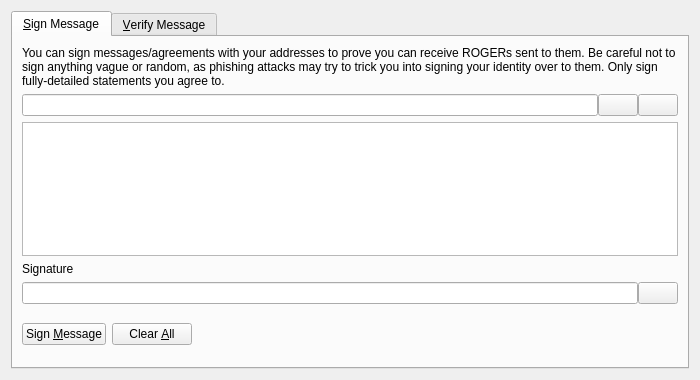
<?xml version="1.0" encoding="UTF-8"?>
<ui version="4.0">
 <class>SignVerifyMessageDialog</class>
 <widget class="QDialog" name="SignVerifyMessageDialog">
  <property name="geometry">
   <rect>
    <x>0</x>
    <y>0</y>
    <width>700</width>
    <height>380</height>
   </rect>
  </property>
  <property name="windowTitle">
   <string>Signatures - Sign / Verify a Message</string>
  </property>
  <property name="modal">
   <bool>true</bool>
  </property>
  <layout class="QVBoxLayout" name="verticalLayout">
   <item>
    <widget class="QTabWidget" name="tabWidget">
     <property name="currentIndex">
      <number>0</number>
     </property>
     <widget class="QWidget" name="tabSignMessage">
      <attribute name="title">
       <string>&amp;Sign Message</string>
      </attribute>
      <layout class="QVBoxLayout" name="verticalLayout_SM">
       <item>
        <widget class="QLabel" name="infoLabel_SM">
         <property name="text">
          <string>You can sign messages/agreements with your addresses to prove you can receive ROGERs sent to them. Be careful not to sign anything vague or random, as phishing attacks may try to trick you into signing your identity over to them. Only sign fully-detailed statements you agree to.</string>
         </property>
         <property name="textFormat">
          <enum>Qt::PlainText</enum>
         </property>
         <property name="wordWrap">
          <bool>true</bool>
         </property>
        </widget>
       </item>
       <item>
        <layout class="QHBoxLayout" name="horizontalLayout_1_SM">
         <property name="spacing">
          <number>0</number>
         </property>
         <item>
          <widget class="QValidatedLineEdit" name="addressIn_SM">
           <property name="toolTip">
            <string>The ROGER address to sign the message with</string>
           </property>
          </widget>
         </item>
         <item>
          <widget class="QPushButton" name="addressBookButton_SM">
           <property name="toolTip">
            <string>Choose previously used address</string>
           </property>
           <property name="text">
            <string/>
           </property>
           <property name="icon">
            <iconset resource="../bitcoin.qrc">
             <normaloff>:/icons/address-book</normaloff>:/icons/address-book</iconset>
           </property>
           <property name="shortcut">
            <string>Alt+A</string>
           </property>
           <property name="autoDefault">
            <bool>false</bool>
           </property>
          </widget>
         </item>
         <item>
          <widget class="QPushButton" name="pasteButton_SM">
           <property name="toolTip">
            <string>Paste address from clipboard</string>
           </property>
           <property name="text">
            <string/>
           </property>
           <property name="icon">
            <iconset resource="../bitcoin.qrc">
             <normaloff>:/icons/editpaste</normaloff>:/icons/editpaste</iconset>
           </property>
           <property name="shortcut">
            <string>Alt+P</string>
           </property>
           <property name="autoDefault">
            <bool>false</bool>
           </property>
          </widget>
         </item>
        </layout>
       </item>
       <item>
        <widget class="QPlainTextEdit" name="messageIn_SM">
         <property name="toolTip">
          <string>Enter the message you want to sign here</string>
         </property>
        </widget>
       </item>
       <item>
        <widget class="QLabel" name="signatureLabel_SM">
         <property name="text">
          <string>Signature</string>
         </property>
         <property name="textFormat">
          <enum>Qt::PlainText</enum>
         </property>
        </widget>
       </item>
       <item>
        <layout class="QHBoxLayout" name="horizontalLayout_2_SM">
         <property name="spacing">
          <number>0</number>
         </property>
         <item>
          <widget class="QLineEdit" name="signatureOut_SM">
           <property name="font">
            <font>
             <italic>true</italic>
            </font>
           </property>
           <property name="readOnly">
            <bool>true</bool>
           </property>
          </widget>
         </item>
         <item>
          <widget class="QPushButton" name="copySignatureButton_SM">
           <property name="toolTip">
            <string>Copy the current signature to the system clipboard</string>
           </property>
           <property name="text">
            <string/>
           </property>
           <property name="icon">
            <iconset resource="../bitcoin.qrc">
             <normaloff>:/icons/editcopy</normaloff>:/icons/editcopy</iconset>
           </property>
           <property name="autoDefault">
            <bool>false</bool>
           </property>
          </widget>
         </item>
        </layout>
       </item>
       <item>
        <layout class="QHBoxLayout" name="horizontalLayout_3_SM">
         <item>
          <widget class="QPushButton" name="signMessageButton_SM">
           <property name="toolTip">
            <string>Sign the message to prove you own this ROGER address</string>
           </property>
           <property name="text">
            <string>Sign &amp;Message</string>
           </property>
           <property name="icon">
            <iconset resource="../bitcoin.qrc">
             <normaloff>:/icons/edit</normaloff>:/icons/edit</iconset>
           </property>
           <property name="autoDefault">
            <bool>false</bool>
           </property>
          </widget>
         </item>
         <item>
          <widget class="QPushButton" name="clearButton_SM">
           <property name="toolTip">
            <string>Reset all sign message fields</string>
           </property>
           <property name="text">
            <string>Clear &amp;All</string>
           </property>
           <property name="icon">
            <iconset resource="../bitcoin.qrc">
             <normaloff>:/icons/remove</normaloff>:/icons/remove</iconset>
           </property>
           <property name="autoDefault">
            <bool>false</bool>
           </property>
          </widget>
         </item>
         <item>
          <spacer name="horizontalSpacer_1_SM">
           <property name="orientation">
            <enum>Qt::Horizontal</enum>
           </property>
           <property name="sizeHint" stdset="0">
            <size>
             <width>40</width>
             <height>48</height>
            </size>
           </property>
          </spacer>
         </item>
         <item>
          <widget class="QLabel" name="statusLabel_SM">
           <property name="font">
            <font>
             <weight>75</weight>
             <bold>true</bold>
            </font>
           </property>
           <property name="text">
            <string/>
           </property>
           <property name="wordWrap">
            <bool>true</bool>
           </property>
          </widget>
         </item>
         <item>
          <spacer name="horizontalSpacer_2_SM">
           <property name="orientation">
            <enum>Qt::Horizontal</enum>
           </property>
           <property name="sizeHint" stdset="0">
            <size>
             <width>40</width>
             <height>48</height>
            </size>
           </property>
          </spacer>
         </item>
        </layout>
       </item>
      </layout>
     </widget>
     <widget class="QWidget" name="tabVerifyMessage">
      <attribute name="title">
       <string>&amp;Verify Message</string>
      </attribute>
      <layout class="QVBoxLayout" name="verticalLayout_VM">
       <item>
        <widget class="QLabel" name="infoLabel_VM">
         <property name="text">
          <string>Enter the receiver's address, message (ensure you copy line breaks, spaces, tabs, etc. exactly) and signature below to verify the message. Be careful not to read more into the signature than what is in the signed message itself, to avoid being tricked by a man-in-the-middle attack. Note that this only proves the signing party receives with the address, it cannot prove sendership of any transaction!</string>
         </property>
         <property name="textFormat">
          <enum>Qt::PlainText</enum>
         </property>
         <property name="alignment">
          <set>Qt::AlignLeading|Qt::AlignLeft|Qt::AlignTop</set>
         </property>
         <property name="wordWrap">
          <bool>true</bool>
         </property>
        </widget>
       </item>
       <item>
        <layout class="QHBoxLayout" name="horizontalLayout_1_VM">
         <property name="spacing">
          <number>0</number>
         </property>
         <item>
          <widget class="QValidatedLineEdit" name="addressIn_VM">
           <property name="toolTip">
            <string>The ROGER address the message was signed with</string>
           </property>
          </widget>
         </item>
         <item>
          <widget class="QPushButton" name="addressBookButton_VM">
           <property name="toolTip">
            <string>Choose previously used address</string>
           </property>
           <property name="text">
            <string/>
           </property>
           <property name="icon">
            <iconset resource="../bitcoin.qrc">
             <normaloff>:/icons/address-book</normaloff>:/icons/address-book</iconset>
           </property>
           <property name="shortcut">
            <string>Alt+A</string>
           </property>
           <property name="autoDefault">
            <bool>false</bool>
           </property>
          </widget>
         </item>
        </layout>
       </item>
       <item>
        <widget class="QPlainTextEdit" name="messageIn_VM"/>
       </item>
       <item>
        <widget class="QValidatedLineEdit" name="signatureIn_VM"/>
       </item>
       <item>
        <layout class="QHBoxLayout" name="horizontalLayout_2_VM">
         <item>
          <widget class="QPushButton" name="verifyMessageButton_VM">
           <property name="toolTip">
            <string>Verify the message to ensure it was signed with the specified ROGER address</string>
           </property>
           <property name="text">
            <string>Verify &amp;Message</string>
           </property>
           <property name="icon">
            <iconset resource="../bitcoin.qrc">
             <normaloff>:/icons/transaction_0</normaloff>:/icons/transaction_0</iconset>
           </property>
           <property name="autoDefault">
            <bool>false</bool>
           </property>
          </widget>
         </item>
         <item>
          <widget class="QPushButton" name="clearButton_VM">
           <property name="toolTip">
            <string>Reset all verify message fields</string>
           </property>
           <property name="text">
            <string>Clear &amp;All</string>
           </property>
           <property name="icon">
            <iconset resource="../bitcoin.qrc">
             <normaloff>:/icons/remove</normaloff>:/icons/remove</iconset>
           </property>
           <property name="autoDefault">
            <bool>false</bool>
           </property>
          </widget>
         </item>
         <item>
          <spacer name="horizontalSpacer_1_VM">
           <property name="orientation">
            <enum>Qt::Horizontal</enum>
           </property>
           <property name="sizeHint" stdset="0">
            <size>
             <width>40</width>
             <height>48</height>
            </size>
           </property>
          </spacer>
         </item>
         <item>
          <widget class="QLabel" name="statusLabel_VM">
           <property name="font">
            <font>
             <weight>75</weight>
             <bold>true</bold>
            </font>
           </property>
           <property name="text">
            <string/>
           </property>
           <property name="wordWrap">
            <bool>true</bool>
           </property>
          </widget>
         </item>
         <item>
          <spacer name="horizontalSpacer_2_VM">
           <property name="orientation">
            <enum>Qt::Horizontal</enum>
           </property>
           <property name="sizeHint" stdset="0">
            <size>
             <width>40</width>
             <height>48</height>
            </size>
           </property>
          </spacer>
         </item>
        </layout>
       </item>
      </layout>
     </widget>
    </widget>
   </item>
  </layout>
 </widget>
 <customwidgets>
  <customwidget>
   <class>QValidatedLineEdit</class>
   <extends>QLineEdit</extends>
   <header>qvalidatedlineedit.h</header>
  </customwidget>
 </customwidgets>
 <resources>
  <include location="../bitcoin.qrc"/>
 </resources>
 <connections/>
</ui>
